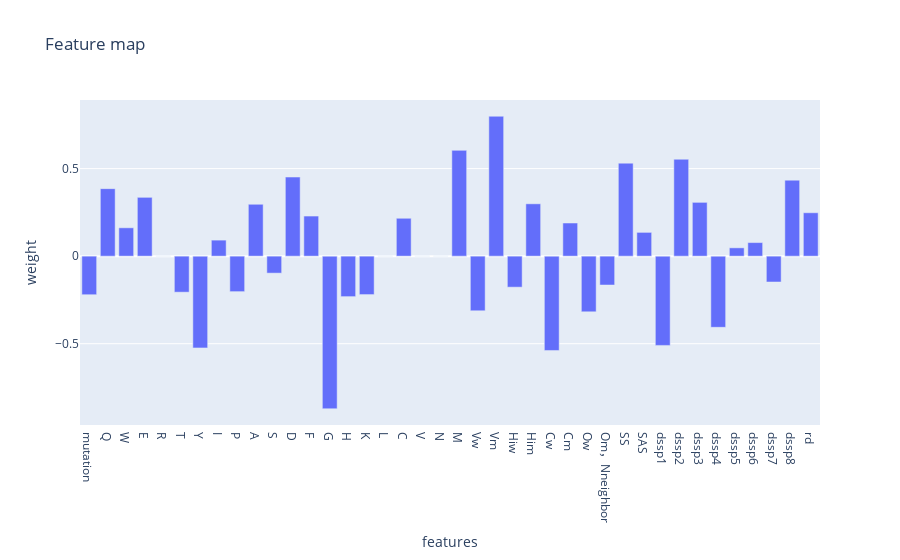

Notebook cell for this chart:
### Code cell
import plotly.express as px
import numpy as np

# create the bins

fig = px.bar(x=df.columns, y=best_clf.coef_[0], labels={'x':'features', 'y':'weight'},title='Feature map')
fig.show()

### Figure 1 — Plotly figure (JSON) as saved in the notebook; plotly's stock layout.template omitted (floating-point values rounded to 4 significant figures)
{"data": [{"alignmentgroup": "True", "hovertemplate": "features=%{x}<br>weight=%{y}<extra></extra>", "legendgroup": "", "marker": {"color": "#636efa"}, "name": "", "offsetgroup": "", "orientation": "v", "showlegend": false, "textposition": "auto", "type": "bar", "x": ["mutation", "Q", "W", "E", "R", "T", "Y", "I", "P", "A", "S", "D", "F", "G", "H", "K", "L", "C", "V", "N", "M", "Vw", "Vm", "Hiw", "Him", "Cw", "Cm", "Ow", "Om，Nneighbor", "SS", "SAS", "dssp1", "dssp2", "dssp3", "dssp4", "dssp5", "dssp6", "dssp7", "dssp8", "rd"], "xaxis": "x", "y": [-0.2203, 0.3854, 0.1619, 0.336, 0, -0.2058, -0.5241, 0.09159, -0.2027, 0.2963, -0.09701, 0.4518, 0.2291, -0.8716, -0.2312, -0.2194, 0, 0.2164, 0, 1.236e-05, 0.6043, -0.3119, 0.7991, -0.1772, 0.299, -0.5387, 0.1893, -0.3178, -0.1649, 0.5311, 0.1358, -0.5098, 0.5535, 0.3073, -0.4065, 0.04746, 0.07749, -0.1476, 0.4341, 0.2479], "yaxis": "y"}], "layout": {"barmode": "relative", "legend": {"tracegroupgap": 0}, "title": {"text": "Feature map"}, "xaxis": {"anchor": "y", "domain": [0, 1], "title": {"text": "features"}}, "yaxis": {"anchor": "x", "domain": [0, 1], "title": {"text": "weight"}}}}
